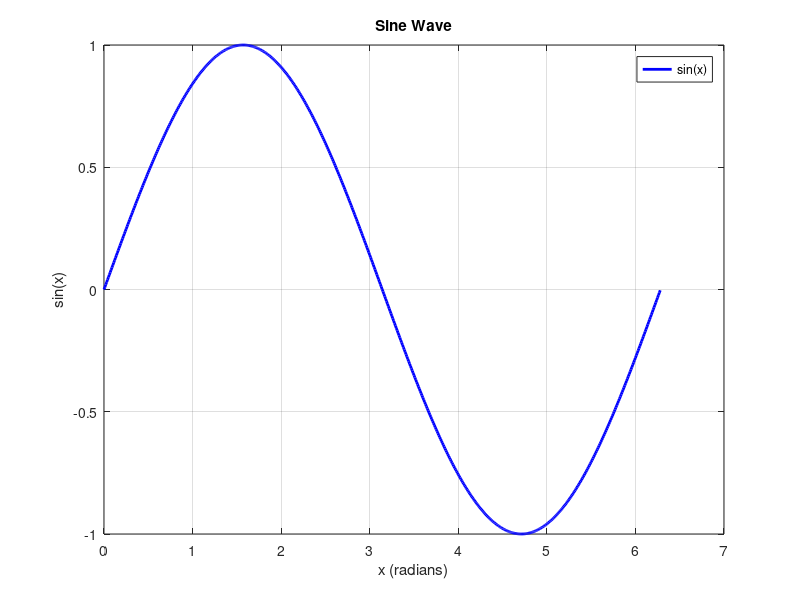
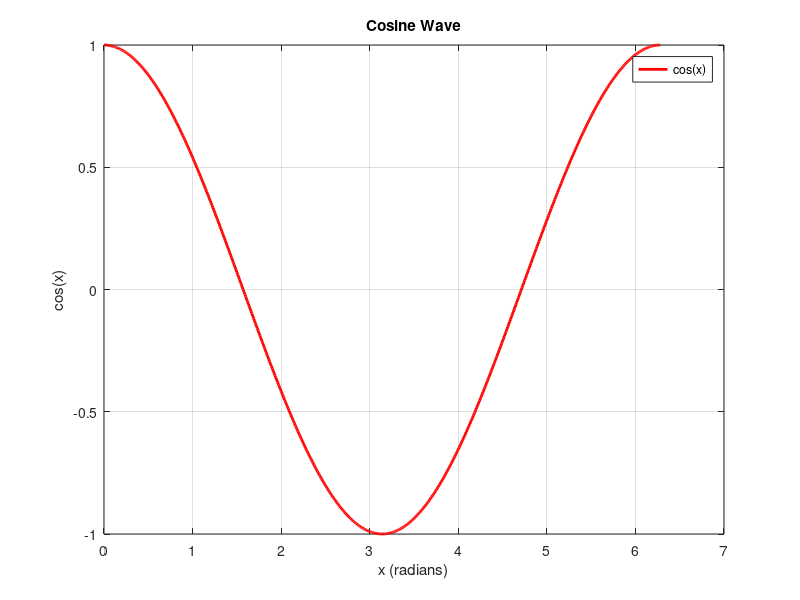

MATLAB code for these plots, in order:
x = 0:0.01:2*pi;
y_sin = sin(x);
y_cos = cos(x);
% First figure: Sine wave
figure;
plot(x, y_sin, 'b', 'LineWidth', 2);
title('Sine Wave');
xlabel('x (radians)');
ylabel('sin(x)');
legend('sin(x)');
grid on;
% Second figure: Cosine wave
figure;
plot(x, y_cos, 'r', 'LineWidth', 2);
title('Cosine Wave');
xlabel('x (radians)');
ylabel('cos(x)');
legend('cos(x)');
grid on;
